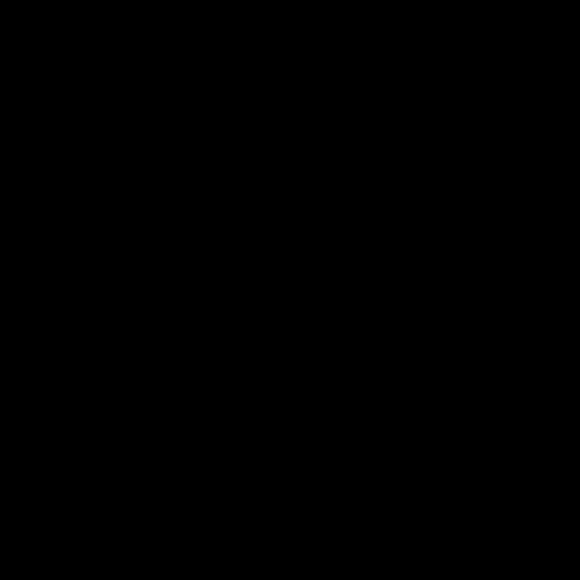
Frame 1 (no input)
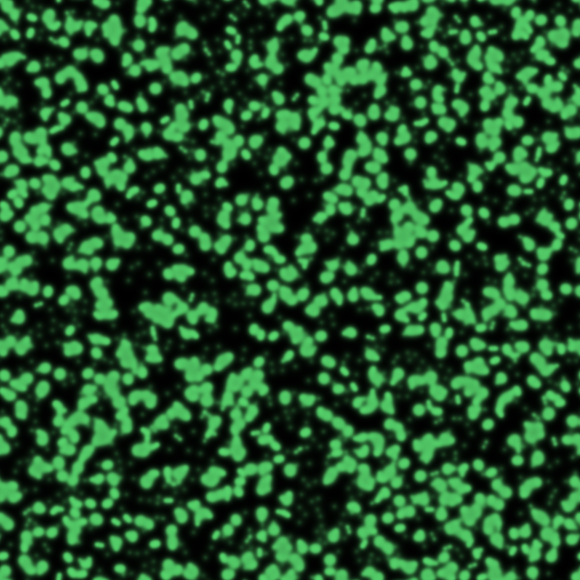
Frame 60 (no input)
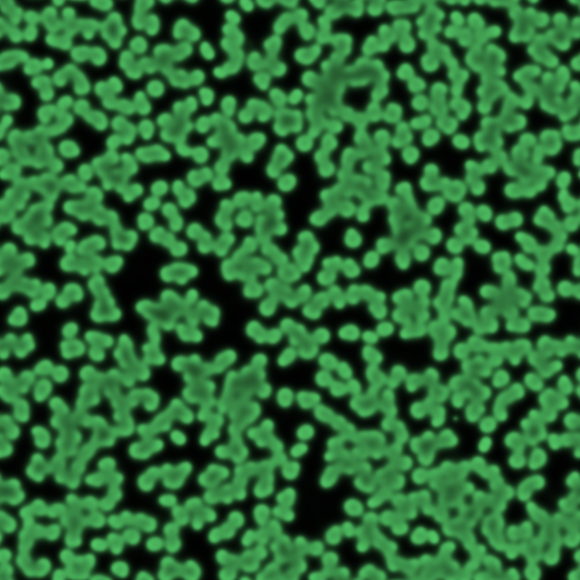
Frame 120 (the mouse pressed at the canvas centre since frame 60)

The p5.js sketch that drew these frames (run headless with seeded random() and noise() and a simulated clock; from frame 60 on, the mouse is pressed at the canvas centre):

// p5.js sketch
// ── sketch.js
//Txt 
let outs;

let w = 580; 
let A = [];
let B = [];
let das;
let da = 1;
let outda;

let dbs;
let db = 0.5;
let outdb;
//float f = 0.055;
//float k = 0.062;

//float f = 0.021;
//float k = 0.05;
let fs;
let f = 0.037;
let outf;
let ks;
let k = 0.06;
let outk;

//float f = 0.029;
//float k = 0.057;

//float f = 0.0149;
//float k = 0.0401;

//float f = 0.053;
//float k = 0.0616;

let dt = 1.0;


function randstart(){
  for (let x=0; x<w; x++) {
    A[x]=[];
    B[x]=[];
    for ( let y=0; y<w; y++) {
      A[x][y] = 1;
      B[x][y] = 0;
      if ( random(1)<0.01) B[x][y] = 1;
    }
  }
}


function setup() {
  createCanvas(w, w);
  pixelDensity(1);
  

  randstart();

  
 
  fs = createSlider(1, 100, 37);
  fs.position(600,50);
  outf = createElement('div', '');
  outf.position(600, 20);
  outf.style('font-size: 24px; color: gray');
  outs="f = "+fs.value();
  outf.html(outs);


  ks = createSlider(1, 100, 60);
  ks.position(600,100);
  outk = createElement('div', '');
  outk.position(600, 80);
  outk.style('font-size: 24px; color: gray');
  outs="k = "+ks.value();
  outk.html(outs);

  das = createSlider(1, 100, 100);
  das.position(600,150);
  outda = createElement('div', '');
  outda.position(600, 130);
  outda.style('font-size: 24px; color: gray');
  outs="da = "+das.value();
  outda.html(outs);

  dbs = createSlider(1, 100, 50);
  dbs.position(600,200);
  outdb = createElement('div', '');
  outdb.position(600, 180);
  outdb.style('font-size: 24px; color: gray');
  outs="db = "+dbs.value();
  outdb.html(outs);

}

function updatetxt() {
  outs="f = "+fs.value();
  outf.html(outs);
  outs="k = "+ks.value();
  outk.html(outs);
  outs="da = "+das.value()
  outda.html(outs);
  outs="db = "+dbs.value();
  outdb.html(outs);

}

function draw() {
  noStroke();
  loadPixels();
  let pos;
  let col;
  for (let x=0; x<w; x++) {
    for ( let y=0; y<w; y++) {
      pos = (x+y*w)*4
      col =  255.0*(1-A[x][y]);
      pixels[pos] = col*0.4;      //R 1
      pixels[pos+1] = col*0.98;   //G 0.91
      pixels[pos+2] = col*0.5;    //B 0.4
      pixels[pos+3] = 255;

    }
  }  
  updatePixels();
  //saveFrame("react-diff-######.png");
  update();
  updatetxt();
}

function update() {
  let At = [];
  let Bt = []; 
  let a,b,la,lb;
  f = fs.value()/1000; 
  k = ks.value()/1000; 
  da = das.value()/100;
  db = dbs.value()/100;

  for (let x=0; x<w; x++) {
    At[x] =[];
    Bt[x] =[];
    for ( let y=0; y<w; y++) {
      a = A[x][y];
      b = B[x][y];

      la = lap( A, x, y );
      lb = lap( B, x, y );
      At[x][y] = a + (da * la - a*b*b + f*(1-a))*dt;
      Bt[x][y] = b + (db * lb + a*b*b - (k+f)*b)*dt;
    }
  }  
  A = At;
  B = Bt;
}

function lap( arr, x,  y ) {
  let res = arr[x][y] * -1;

  res += arr[x == 0 ? w-1 : x-1][ y == 0 ? w-1 : y-1] * .05;
  res += arr[x == 0 ? w-1 : x-1][y] * .2;
  res += arr[x == 0 ? w-1 : x-1 ][y == w-1? 0 : y+1] * .05;

  res += arr[x][y == 0  ? w-1 : y-1] * .2;
  res += arr[x][y == w-1 ?  0 : y+1] * .2;

  res += arr[x == w-1 ? 0 : x+1][y ==0 ? w-1 : y-1] * .05;
  res += arr[x == w-1 ? 0 : x+1][y] * .2;
  res += arr[x == w-1 ? 0 : x+1][y == w-1 ? 0 : y+1] * .05;
  return res;
}

function keyPressed() {
  if (keyCode === 32) {
    randstart();
  } 
}
